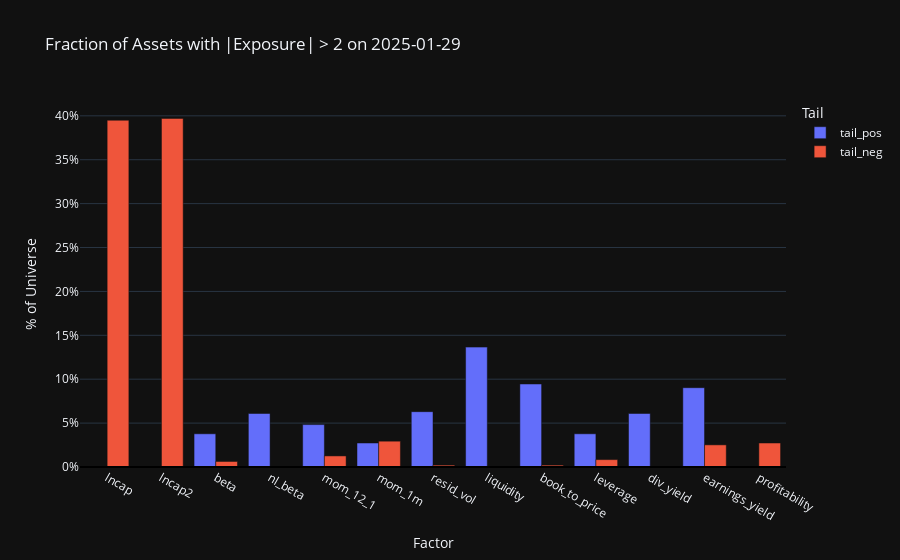

This figure's notebook cell:
### Markdown cell above
## 6. Cross-Sectional Tail Metrics

Because each factor exposure is **z-scored cross-sectionally every day**, the
standard deviation of \(X_{i,f}(t)\) is forced to be ≈ 1 for *every* factor on
*every* date, so a “dispersion” plot is uninformative.

Instead we examine the **tails** of the exposure distribution:

* **Positive-tail share**
  \[
    \text{tail\_pos}_f(t)=\frac{1}{N}\sum_{i=1}^{N}
      \mathbf 1\!\bigl[X_{i,f}(t) > \tau\bigr]
  \]

* **Negative-tail share**
  \[
    \text{tail\_neg}_f(t)=\frac{1}{N}\sum_{i=1}^{N}
      \mathbf 1\!\bigl[X_{i,f}(t) < -\tau\bigr]
  \]

with threshold \(\tau=2\) ( assets whose exposure is more than
two standard-deviations from the mean).
A high tail share signals **crowding** or **polarisation** in that factor on
date \(t\).

### Code cell
# 6. Cross-sectional tail metrics
tail_metrics = pfa.exposure_tail_metrics(last_date, tail_cut=2.0)

# Bar chart: % of assets in + and – tails
import plotly.express as px
plot_df = tail_metrics.reset_index().melt(id_vars='index',
                                          value_vars=['tail_pos', 'tail_neg'],
                                          var_name='Tail', value_name='Percent')
fig = px.bar(plot_df,
             x='index', y='Percent', color='Tail', barmode='group',
             title=f'Fraction of Assets with |Exposure| > 2 on {last_date.date()}',
             labels={'index':'Factor'})
fig.update_layout(yaxis_tickformat='.0%', yaxis_title='% of Universe')
fig.add_hline(y=0, line_color='black')
fig.show()

### Figure 1 — Plotly figure (JSON) as saved in the notebook; plotly's stock layout.template omitted (floating-point values rounded to 4 significant figures)
{"data": [{"alignmentgroup": "True", "hovertemplate": "Tail=tail_pos<br>Factor=%{x}<br>Percent=%{y}<extra></extra>", "legendgroup": "tail_pos", "marker": {"color": "#636efa", "pattern": {"shape": ""}}, "name": "tail_pos", "offsetgroup": "tail_pos", "orientation": "v", "showlegend": true, "textposition": "auto", "x": ["lncap", "lncap2", "beta", "nl_beta", "mom_12_1", "mom_1m", "resid_vol", "liquidity", "book_to_price", "leverage", "div_yield", "earnings_yield", "profitability"], "xaxis": "x", "y": [0.0, 0.0, 0.03782, 0.06092, 0.04832, 0.02731, 0.06303, 0.1366, 0.09454, 0.03782, 0.06092, 0.09034, 0.0], "yaxis": "y", "type": "bar"}, {"alignmentgroup": "True", "hovertemplate": "Tail=tail_neg<br>Factor=%{x}<br>Percent=%{y}<extra></extra>", "legendgroup": "tail_neg", "marker": {"color": "#EF553B", "pattern": {"shape": ""}}, "name": "tail_neg", "offsetgroup": "tail_neg", "orientation": "v", "showlegend": true, "textposition": "auto", "x": ["lncap", "lncap2", "beta", "nl_beta", "mom_12_1", "mom_1m", "resid_vol", "liquidity", "book_to_price", "leverage", "div_yield", "earnings_yield", "profitability"], "xaxis": "x", "y": [0.395, 0.3971, 0.006303, 0.0, 0.01261, 0.02941, 0.002101, 0.0, 0.002101, 0.008403, 0.0, 0.02521, 0.02731], "yaxis": "y", "type": "bar"}], "layout": {"xaxis": {"anchor": "y", "domain": [0.0, 1.0], "title": {"text": "Factor"}}, "yaxis": {"anchor": "x", "domain": [0.0, 1.0], "title": {"text": "% of Universe"}, "tickformat": ".0%"}, "legend": {"title": {"text": "Tail"}, "tracegroupgap": 0}, "title": {"text": "Fraction of Assets with |Exposure| > 2 on 2025-01-29"}, "barmode": "group", "shapes": [{"line": {"color": "black"}, "type": "line", "x0": 0, "x1": 1, "xref": "x domain", "y0": 0, "y1": 0, "yref": "y"}]}}
